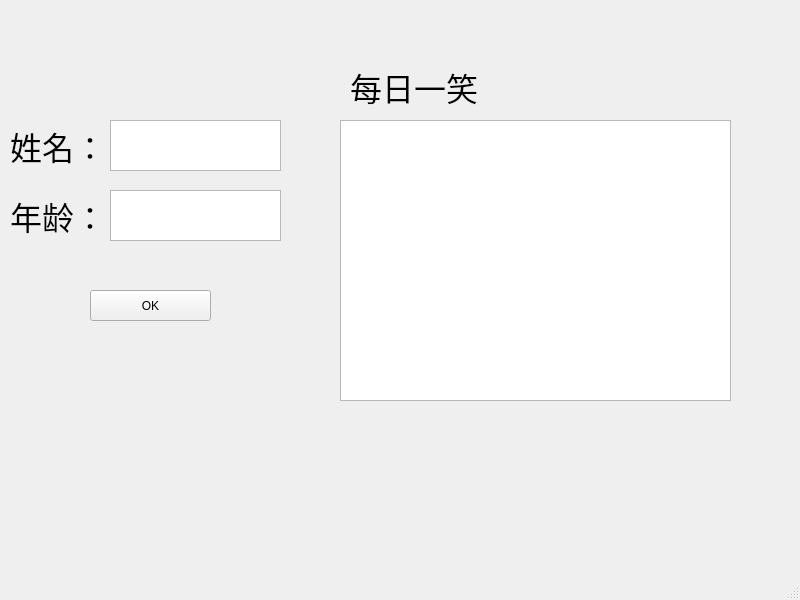
<?xml version="1.0" encoding="UTF-8"?>
<ui version="4.0">
 <class>MainWindow</class>
 <widget class="QMainWindow" name="MainWindow">
  <property name="geometry">
   <rect>
    <x>0</x>
    <y>0</y>
    <width>800</width>
    <height>600</height>
   </rect>
  </property>
  <property name="windowTitle">
   <string>MainWindow</string>
  </property>
  <widget class="QWidget" name="centralwidget">
   <widget class="QListView" name="listView">
    <property name="geometry">
     <rect>
      <x>340</x>
      <y>120</y>
      <width>391</width>
      <height>281</height>
     </rect>
    </property>
   </widget>
   <widget class="QLabel" name="label">
    <property name="geometry">
     <rect>
      <x>350</x>
      <y>61</y>
      <width>151</width>
      <height>51</height>
     </rect>
    </property>
    <property name="font">
     <font>
      <family>宋体</family>
      <pointsize>24</pointsize>
     </font>
    </property>
    <property name="text">
     <string>每日一笑</string>
    </property>
   </widget>
   <widget class="QTextEdit" name="textEdit">
    <property name="geometry">
     <rect>
      <x>110</x>
      <y>120</y>
      <width>171</width>
      <height>51</height>
     </rect>
    </property>
    <property name="mouseTracking">
     <bool>false</bool>
    </property>
    <property name="tabletTracking">
     <bool>false</bool>
    </property>
   </widget>
   <widget class="QLabel" name="label_2">
    <property name="geometry">
     <rect>
      <x>10</x>
      <y>120</y>
      <width>91</width>
      <height>51</height>
     </rect>
    </property>
    <property name="font">
     <font>
      <family>宋体</family>
      <pointsize>24</pointsize>
     </font>
    </property>
    <property name="text">
     <string>姓名：</string>
    </property>
   </widget>
   <widget class="QLabel" name="label_3">
    <property name="geometry">
     <rect>
      <x>10</x>
      <y>190</y>
      <width>91</width>
      <height>51</height>
     </rect>
    </property>
    <property name="font">
     <font>
      <family>宋体</family>
      <pointsize>24</pointsize>
     </font>
    </property>
    <property name="text">
     <string>年龄：</string>
    </property>
   </widget>
   <widget class="QTextEdit" name="textEdit_2">
    <property name="geometry">
     <rect>
      <x>110</x>
      <y>190</y>
      <width>171</width>
      <height>51</height>
     </rect>
    </property>
    <property name="mouseTracking">
     <bool>false</bool>
    </property>
    <property name="tabletTracking">
     <bool>false</bool>
    </property>
   </widget>
   <widget class="QPushButton" name="pushButton">
    <property name="geometry">
     <rect>
      <x>90</x>
      <y>290</y>
      <width>121</width>
      <height>31</height>
     </rect>
    </property>
    <property name="text">
     <string>OK</string>
    </property>
   </widget>
  </widget>
  <widget class="QMenuBar" name="menubar">
   <property name="geometry">
    <rect>
     <x>0</x>
     <y>0</y>
     <width>800</width>
     <height>23</height>
    </rect>
   </property>
  </widget>
  <widget class="QStatusBar" name="statusbar"/>
 </widget>
 <resources/>
 <connections/>
</ui>
